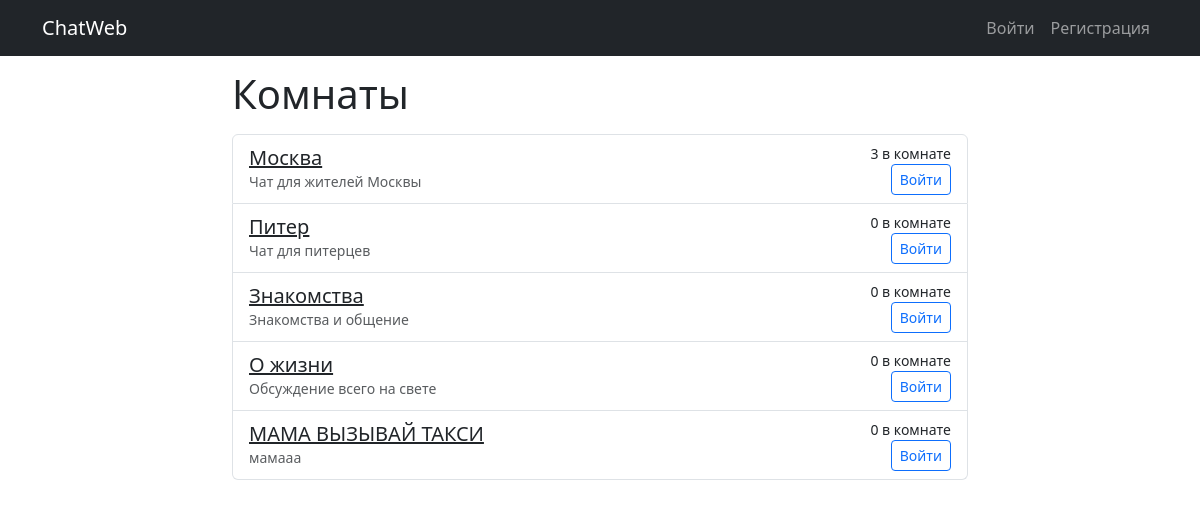
The page / on the database its author committed.
### tables this page shows
CREATE TABLE rooms (
                room_id INTEGER PRIMARY KEY AUTOINCREMENT,
                name TEXT UNIQUE,
                description TEXT
            );

### web_app.py (the view)
@app.route('/')
def index():
    if 'nickname' in session:
        logged = True
        nickname = session['nickname']
    else:
        logged = False
        nickname = None
    conn = get_db_connection()
    rooms = conn.execute("SELECT name, description FROM rooms").fetchall()
    rooms_with_counts = []
    for r in rooms:
        cnt = conn.execute("SELECT COUNT(*) as c FROM users WHERE current_room = ?", (r['name'],)).fetchone()['c']
        rooms_with_counts.append({'name': r['name'], 'description': r['description'], 'count': cnt})
    conn.close()
    return render_template('index.html', rooms=rooms_with_counts, logged=logged, nickname=nickname)

### web_app.py (called while the page is built)
def get_db_connection():
    conn = sqlite3.connect(DB_PATH, detect_types=sqlite3.PARSE_DECLTYPES | sqlite3.PARSE_COLNAMES)
    conn.row_factory = sqlite3.Row
    return conn

### templates/index.html (shortened to what this page needs)
{% extends "base.html" %}
{% block content %}
  <div class="row">
    <div class="col-md-8 offset-md-2">
      <h1 class="mb-3">Комнаты</h1>
      <div class="list-group">
        {% for r in rooms %}
          <div class="list-group-item d-flex justify-content-between align-items-center">
            <div>
              <a href="{{ url_for('room', room_name=r.name) }}" class="h5">{{ r.name }}</a>
              <div class="small text-muted">{{ r.description }}</div>
            </div>
            <div class="text-end">
              <div class="small">{{ r.count }} в комнате</div>
              {% if session.get('nickname') %}
                <form action="{{ url_for('join_room', room_name=r.name) }}" method="post" class="mt-1">
                  <button class="btn btn-primary btn-sm">Войти</button>
                </form>
              {% else %}
                <a class="btn btn-outline-primary btn-sm" href="{{ url_for('login') }}">Войти</a>
              {% endif %}
            </div>
          </div>
        {% endfor %}
      </div>
    </div>
  </div>
{% endblock %}

### templates/base.html (shortened to what this page needs)
<!doctype html>
<html lang="ru">
<head>
  <link href="https://cdn.jsdelivr.net/npm/bootstrap@5.3.2/dist/css/bootstrap.min.css" rel="stylesheet">
</head>
<body>
<nav class="navbar navbar-expand-lg navbar-dark bg-dark fixed-top">
  <div class="container">
    <a class="navbar-brand" href="{{ url_for('index') }}">ChatWeb</a>
    <div class="collapse navbar-collapse">
      <ul class="navbar-nav ms-auto">
        {% if session.get('nickname') %}
          <li class="nav-item"><a class="nav-link" href="#">Привет, {{ session['nickname'] }}</a></li>
          <li class="nav-item"><a class="nav-link" href="{{ url_for('dm_index') }}">DM</a></li>
          <li class="nav-item"><a class="nav-link" href="{{ url_for('mail') }}">Mail</a></li>
          <li class="nav-item">
            <form action="{{ url_for('logout') }}" method="post" class="d-inline">
              <button class="btn btn-sm btn-outline-light">Выйти</button>
            </form>
          </li>
        {% else %}
          <li class="nav-item"><a class="nav-link" href="{{ url_for('login') }}">Войти</a></li>
          <li class="nav-item"><a class="nav-link" href="{{ url_for('register') }}">Регистрация</a></li>
        {% endif %}
      </ul>
    </div>
  </div>
</nav>
<div class="container">
  {% block content %}{% endblock %}
</div>
</body>
</html>

### templates/base.html (style rules this page uses)
body { padding-top: 70px; }

### rows shown on the page
rooms: name "Москва", description "Чат для жителей Москвы", count "3"
rooms: name "Питер", description "Чат для питерцев", count "0"
rooms: name "Знакомства", description "Знакомства и общение", count "0"
rooms: name "О жизни", description "Обсуждение всего на свете", count "0"
rooms: name "МАМА ВЫЗЫВАЙ ТАКСИ", description "мамааа", count "0"
